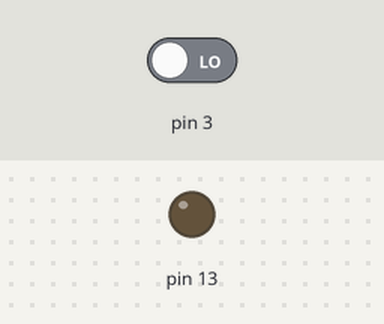
A sketch run on a simulated Arduino Uno, built with avr-gcc and run on an emulated ATmega328P. On the bench: output pins drawn as LEDs (lit = HIGH). Inputs (shaded band) come from the test bench; at power-on: pin 3 LOW.

Above: at 1.2 s.
1.3 s: pin 3 driven HIGH
At 2.3 s:
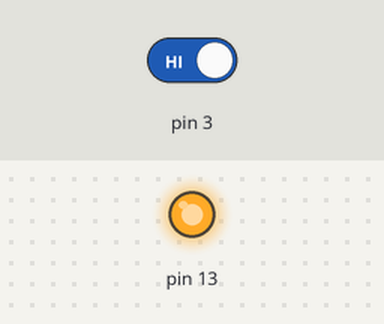
2.8 s: pin 3 driven LOW
At 3.4 s:
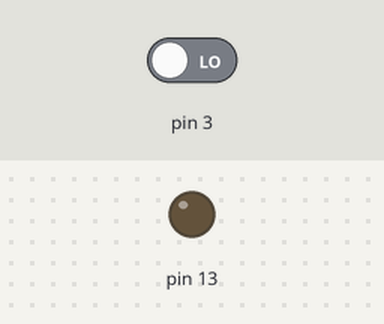
Timing chart, 0 to 5.8 s (numbered marks = the images above; inputs shaded):
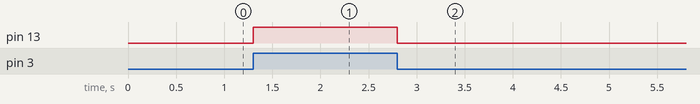

Measured:
- after the input at 1.3 s, pin 13: LOW → HIGH at once
- after the input at 2.8 s, pin 13: HIGH → LOW at once

The sketch:

FM625_Lab06.ino
```cpp
void setup() {
  pinMode(3, INPUT);  // 將 3 號腳位設為輸入模式
  pinMode(13, OUTPUT);// 將 13 號腳位設為輸出模式
}

void loop() {
  bool status = false;    // 宣告一個變數 status 並儲存為 false
  status = digitalRead(3);// 讀取並儲存 3 號腳位的電位狀態
  if (status == true) {   // 若 status 為 true 則進入此區塊
    digitalWrite(13, HIGH);
  }
  else {// 若 status 不為 true 則進入此區塊
    digitalWrite(13, LOW);
  }
}
```
